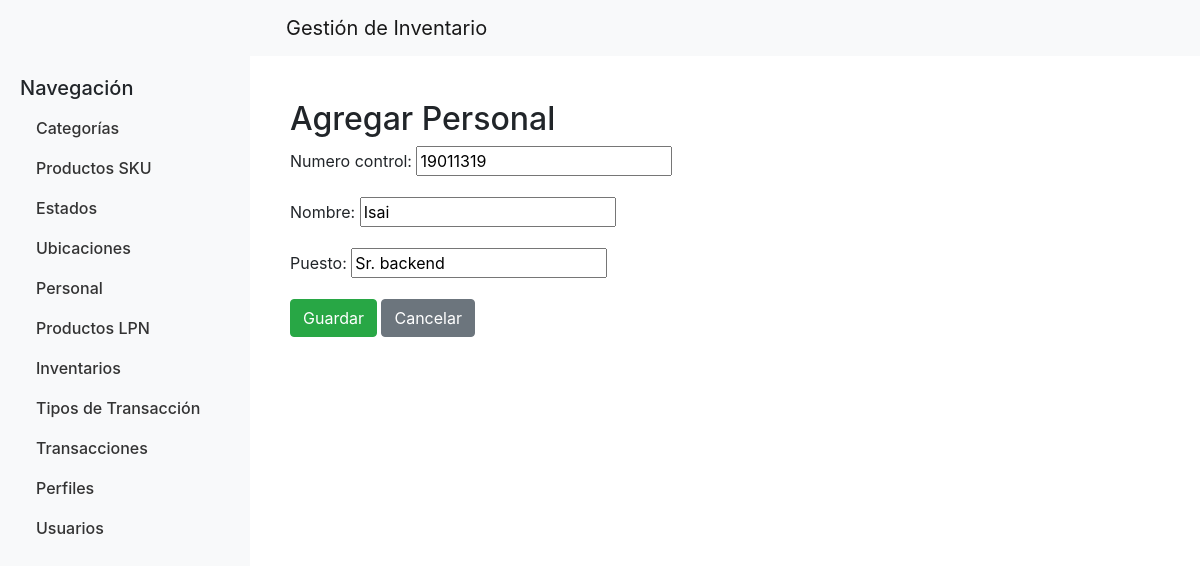
The app's page /personales/editar/1/ (signed in) with its own data.
### productos/models.py (models this page shows, shortened)
class Personal(models.Model):
    id_personal = models.AutoField(primary_key=True)
    numero_control = models.IntegerField(null=True, blank=True)
    nombre = models.CharField(max_length=100)
    puesto = models.CharField(max_length=100)
    class Meta:
        db_table = 'personal'

### productos/views.py (the view)
# urls.py: path('personales/editar/<int:pk>/', personal_update, name='personal_update'),
@login_required
def personal_update(request, pk):
    personal = get_object_or_404(Personal, pk=pk)
    if request.method == 'POST':
        form = PersonalForm(request.POST, instance=personal)
        if form.is_valid():
            form.save()
            return redirect('personal_list')
    else:
        form = PersonalForm(instance=personal)
    return render(request, 'personal_form.html', {'form': form})

### productos/forms.py
class PersonalForm(forms.ModelForm):
    class Meta:
        model = Personal
        fields = ['numero_control', 'nombre', 'puesto']

### productos/templates/personal_form.html (shortened to what this page needs)
{% extends 'base.html' %}
{% block content %}
<h2>{% if form.instance.id %}Editar{% else %}Agregar{% endif %} Personal</h2>
<form method="post">
    {{ form.as_p }}
    <button type="submit" class="btn btn-success">Guardar</button>
    <a href="{% url 'personal_list' %}" class="btn btn-secondary">Cancelar</a>
</form>
{% endblock %}

### productos/templates/base.html (style rules this page uses)
body { display: flex; min-height: 100vh; flex-direction: column; }

### records on screen
Personal: numero_control "19011319", nombre "Isai", puesto "Sr. backend"
